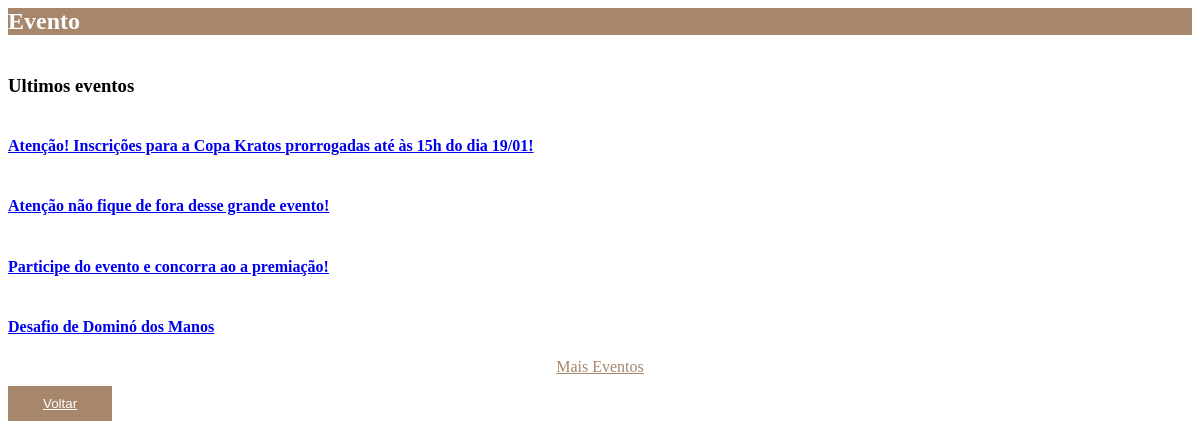
Page /_modelo/components/noticias_detalhes.php on the committed database.
### tables this page shows
CREATE TABLE `noticias` (
  `codigo` bigint(20) NOT NULL,
  `titulo` varchar(255) NOT NULL,
  `imagem` varchar(255) NOT NULL,
  `data` datetime NOT NULL,
  `materia` text NOT NULL,
  `situacao` enum('0','1') NOT NULL DEFAULT '0'
);

### _modelo/components/noticias_detalhes.php (the view, shortened to what this page needs)
   <div style="font-weight:450;background:#a6876b!important;color:#fff" class="breadcrumbs">
     <div class="container">
       <div class="d-flex justify-content-between align-items-center">
         <h2 style="">Evento</h2>
       </div>
     </div>
   </div>
   <section id="blog" class="blog">
     <div class="container" data-aos="fade-up">
       <div class="row g-5">
         <div class="col-lg-4">
           <div class="sidebar">
             <div class="sidebar-item recent-posts">
               <h3 class="sidebar-title">Ultimos eventos</h3>
               <div class="mt-3">
               <?php
               $query = "select * from noticias where situacao = '1'";
               $result = mysqli_query($con, $query);
               while($d = mysqli_fetch_object($result)){
               ?>
                 <div class="post-item mt-3">
                   <div>
                     <h4><a href="noticia.php?cod=<?=$d->codigo?>"><?=$d->titulo?></a></h4>
                   </div>
                 </div>
               <?php
               }
               ?>
               </div>
              <center style="margin-top:20px"> <a href="noticia_categoria.php" class="btn btn-outline-info">Mais Eventos</a></center>
             </div>
           </div>
         </div>
       </div>
       <div class="col-lg-12">
   <button style="margin-top:10px"  type="button"  class="float-end  botaomarrom">
                <a style="color:#fff" href="index.php#eventos">Voltar</a></button>
</div>
     </div>
   </section>

### _modelo/components/noticias_detalhes.php (style rules this page uses)
.botaomarrom { background:#a6876b!important; border: 0; padding: 10px 35px; color: #fff; transition: 0.4s; border-radius: 0; }
.btn-outline-info { color: #a6876b; border-color: #a6876b; }

### rows in the picture
noticias: titulo "Atenção! Inscrições para a Copa Kratos prorrogadas até às 15h do dia 19/01!"
noticias: titulo "Atenção não fique de fora desse grande evento!"
noticias: titulo "Participe do evento e concorra ao a premiação!"
noticias: titulo "Desafio de Dominó dos Manos"
